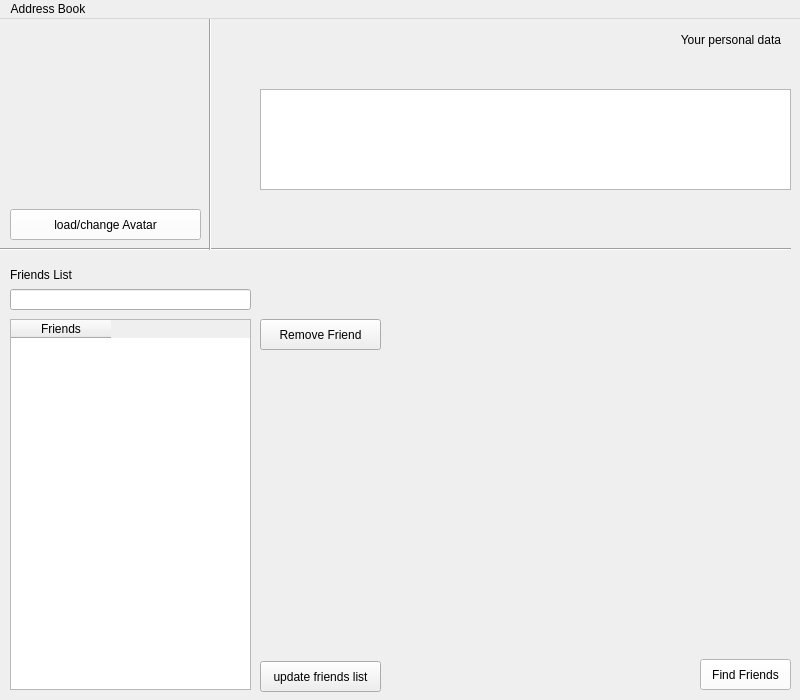
<?xml version="1.0" encoding="UTF-8"?>
<ui version="4.0">
 <class>Profilewindow</class>
 <widget class="QMainWindow" name="Profilewindow">
  <property name="geometry">
   <rect>
    <x>0</x>
    <y>0</y>
    <width>800</width>
    <height>700</height>
   </rect>
  </property>
  <property name="minimumSize">
   <size>
    <width>800</width>
    <height>700</height>
   </size>
  </property>
  <property name="maximumSize">
   <size>
    <width>800</width>
    <height>700</height>
   </size>
  </property>
  <property name="windowTitle">
   <string>MainWindow</string>
  </property>
  <widget class="QWidget" name="centralwidget">
   <widget class="QLabel" name="friends_list_label">
    <property name="geometry">
     <rect>
      <x>10</x>
      <y>240</y>
      <width>241</width>
      <height>31</height>
     </rect>
    </property>
    <property name="styleSheet">
     <string notr="true">font: 12pt &quot;MS Shell Dlg 2&quot;;</string>
    </property>
    <property name="text">
     <string>Friends List</string>
    </property>
    <property name="alignment">
     <set>Qt::AlignLeading|Qt::AlignLeft|Qt::AlignVCenter</set>
    </property>
   </widget>
   <widget class="QLineEdit" name="searchLine">
    <property name="geometry">
     <rect>
      <x>10</x>
      <y>270</y>
      <width>241</width>
      <height>21</height>
     </rect>
    </property>
    <property name="styleSheet">
     <string notr="true">border-color: rgb(255, 255, 255);</string>
    </property>
   </widget>
   <widget class="Line" name="line">
    <property name="geometry">
     <rect>
      <x>0</x>
      <y>220</y>
      <width>791</width>
      <height>20</height>
     </rect>
    </property>
    <property name="orientation">
     <enum>Qt::Horizontal</enum>
    </property>
   </widget>
   <widget class="QTableView" name="personalDataTableView">
    <property name="geometry">
     <rect>
      <x>260</x>
      <y>70</y>
      <width>531</width>
      <height>101</height>
     </rect>
    </property>
   </widget>
   <widget class="QLabel" name="personalDataLabel">
    <property name="geometry">
     <rect>
      <x>580</x>
      <y>0</y>
      <width>201</width>
      <height>41</height>
     </rect>
    </property>
    <property name="styleSheet">
     <string notr="true">font: 12pt &quot;MS Shell Dlg 2&quot;;</string>
    </property>
    <property name="text">
     <string>Your personal data</string>
    </property>
    <property name="alignment">
     <set>Qt::AlignRight|Qt::AlignTrailing|Qt::AlignVCenter</set>
    </property>
   </widget>
   <widget class="QPushButton" name="chooseAvatarBtn">
    <property name="geometry">
     <rect>
      <x>10</x>
      <y>190</y>
      <width>191</width>
      <height>31</height>
     </rect>
    </property>
    <property name="styleSheet">
     <string notr="true">background-color: rgb(255, 255, 255);
font: 8pt &quot;MS Shell Dlg 2&quot;;</string>
    </property>
    <property name="text">
     <string>load/change Avatar</string>
    </property>
   </widget>
   <widget class="Line" name="line_2">
    <property name="geometry">
     <rect>
      <x>200</x>
      <y>-10</y>
      <width>20</width>
      <height>241</height>
     </rect>
    </property>
    <property name="orientation">
     <enum>Qt::Vertical</enum>
    </property>
   </widget>
   <widget class="QLabel" name="avatarPlace">
    <property name="geometry">
     <rect>
      <x>10</x>
      <y>10</y>
      <width>191</width>
      <height>171</height>
     </rect>
    </property>
    <property name="text">
     <string/>
    </property>
    <property name="scaledContents">
     <bool>false</bool>
    </property>
   </widget>
   <widget class="QPushButton" name="findFriendsBtn">
    <property name="geometry">
     <rect>
      <x>700</x>
      <y>640</y>
      <width>91</width>
      <height>31</height>
     </rect>
    </property>
    <property name="styleSheet">
     <string notr="true">background-color: rgb(255, 255, 255);</string>
    </property>
    <property name="text">
     <string>Find Friends</string>
    </property>
   </widget>
   <widget class="QLabel" name="profiletestlabel">
    <property name="geometry">
     <rect>
      <x>410</x>
      <y>600</y>
      <width>141</width>
      <height>71</height>
     </rect>
    </property>
    <property name="text">
     <string/>
    </property>
   </widget>
   <widget class="QPushButton" name="updateFriendsListBtn">
    <property name="geometry">
     <rect>
      <x>260</x>
      <y>642</y>
      <width>121</width>
      <height>31</height>
     </rect>
    </property>
    <property name="text">
     <string>update friends list</string>
    </property>
   </widget>
   <widget class="QPushButton" name="RemoveFriendBtn">
    <property name="geometry">
     <rect>
      <x>260</x>
      <y>300</y>
      <width>121</width>
      <height>31</height>
     </rect>
    </property>
    <property name="text">
     <string>Remove Friend</string>
    </property>
   </widget>
   <widget class="QTableWidget" name="friendsTable">
    <property name="geometry">
     <rect>
      <x>10</x>
      <y>300</y>
      <width>241</width>
      <height>371</height>
     </rect>
    </property>
    <column>
     <property name="text">
      <string>Friends</string>
     </property>
    </column>
   </widget>
  </widget>
  <widget class="QMenuBar" name="menuBar">
   <property name="geometry">
    <rect>
     <x>0</x>
     <y>0</y>
     <width>800</width>
     <height>20</height>
    </rect>
   </property>
   <widget class="QMenu" name="menuAddress_Book">
    <property name="title">
     <string>Address Book</string>
    </property>
    <addaction name="actionSign_out"/>
   </widget>
   <addaction name="menuAddress_Book"/>
  </widget>
  <action name="actionClose">
   <property name="text">
    <string>close</string>
   </property>
  </action>
  <action name="actionSign_out">
   <property name="text">
    <string>Sign out</string>
   </property>
  </action>
 </widget>
 <resources/>
 <connections/>
</ui>
